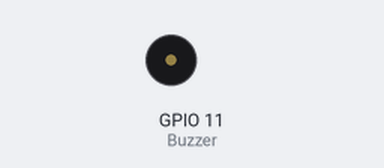
The program below on a simulated Raspberry Pi (BCM pin numbers). On the bench: buzzer (waves = sounding, pin HIGH). At 11.6 s the program stops and its outputs stay as they are.

Above: at 0.85 s.
At 10.75 s:
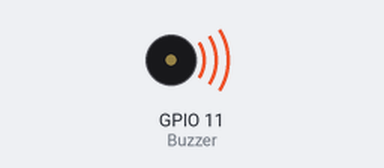
Timing chart, 0 to 12.8 s (numbered marks = the images above):
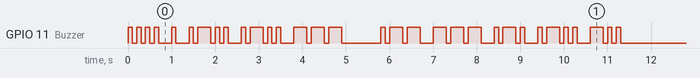

Measured:
- by itself, GPIO 11 (Buzzer): LOW → HIGH at 0.00 s, → LOW 0.10 s later, → HIGH 0.10 s later, → LOW 0.10 s later, … (64 changes in this stretch)

The program:

morse_buzzer.py
```python
# (licence header left out)
from gpiozero import Buzzer
import time

#########
# NOTES #
#########
# The duration of a Dot is considered one time unit.
# The duration of a Dash is three time units.
# The duration of the gap between elemnts of a letter is one time unit.
# The duration of the gap between letters in a word is three time units.
# The duration of the gap between words is seven time units.
#
# https://gpiozero.readthedocs.io/en/stable/api_output.html
# https://www.geeksforgeeks.org/morse-code-translator-python/

#########
# SETUP #
#########
# Set this to the correct GPIO pin for your setup
PIN=11
# Set this to your desired time unit length in seconds
PULSE=0.1
# These are derived from that
DOT=PULSE
DASH=PULSE*3
# We reduce these delays by one unit, because each . or - being
# output will also be followed by a one unit delay in the loop
LETTER=PULSE*2
WORD=PULSE*6

# Could be LED() instead...
out = Buzzer(PIN)

# Dictionary representing the morse code chart
# Expand as desired
MORSE_CODE_DICT = { 'A':'.-', 'B':'-...',
                    'C':'-.-.', 'D':'-..', 'E':'.',
                    'F':'..-.', 'G':'--.', 'H':'....',
                    'I':'..', 'J':'.---', 'K':'-.-',
                    'L':'.-..', 'M':'--', 'N':'-.',
                    'O':'---', 'P':'.--.', 'Q':'--.-',
                    'R':'.-.', 'S':'...', 'T':'-',
                    'U':'..-', 'V':'...-', 'W':'.--',
                    'X':'-..-', 'Y':'-.--', 'Z':'--..',
                    '1':'.----', '2':'..---', '3':'...--',
                    '4':'....-', '5':'.....', '6':'-....',
                    '7':'--...', '8':'---..', '9':'----.',
                    '0':'-----', ',':'--..--', '.':'.-.-.-',
                    '?':'..--..', '/':'-..-.', '-':'-....-',
                    '(':'-.--.', ')':'-.--.-'}
MORSE_CODE_CHARS = MORSE_CODE_DICT.keys()

def morsify(msg):
  for symbol in msg.upper():
    if symbol == ' ':
      time.sleep(WORD)
      continue
    if symbol not in MORSE_CODE_CHARS:
      print("Unrecognized character: " + symbol)
      continue
    for d in MORSE_CODE_DICT[symbol]:
      if d == '.':
        out.beep(DOT, PULSE, 1, False)
      if d == '-':
        out.beep(DASH, PULSE, 1, False)
    time.sleep(LETTER)

def main():
  morsify("hello world")

# Executes the main function
if __name__ == '__main__':
  main()
```
